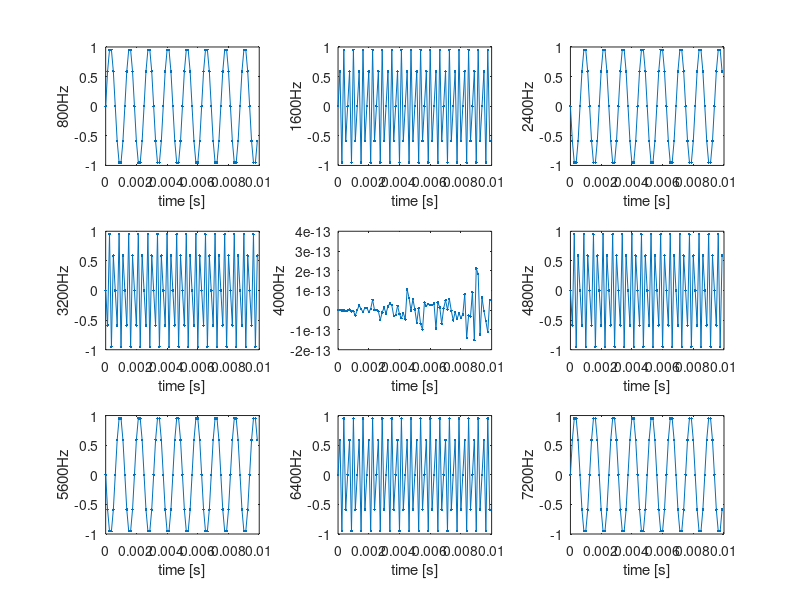

Write the MATLAB code that produced this figure.
%% Labo 1A - Ex2: Audio signal
clc; clear; close all;

%% Variables
fe = 8000; % in Hz
tmin = 0; % [s]
tmax = 1; % [s]
A = 1; % [-]

Te = 1/fe;

tt = tmin:Te:tmax-Te;
length(tt)

%% Generate, plot and play sounds

for k=1:9
    f0 = k*800;
    xt = A*sin(2*pi*k*f0*tt);
    subplot(3,3,k);
    plot(tt(1:80), xt(1:80), '.-');
    ylabel([num2str(f0), 'Hz']);
    xlabel('time [s]');
    
    soundsc(xt,fe);
    pause(2);
end

%% Comments
% g: grave, a: aigu, -: bizarre
% that's the observed pattern: g a g a - a g a g
